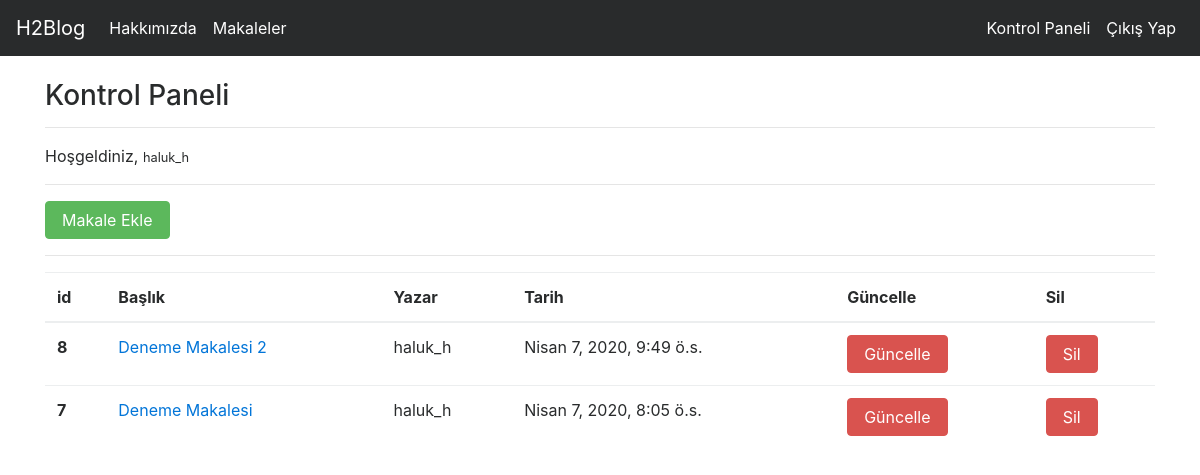
Screenshot of /articles/dashboard/ (signed in) with the database file from the repository.
### article/models.py (models this page shows, shortened)
class Article(models.Model):
    author = models.ForeignKey("auth.User",on_delete = models.CASCADE,verbose_name ="Yazar")
    title = models.CharField(max_length= 50,verbose_name ="Başlık")
    content = RichTextField()
    created_date = models.DateTimeField(auto_now_add=True,verbose_name ="Oluşturma Tarihi")
    article_image = models.FileField(blank = True,null = True,verbose_name="Makaleye Fotoğraf Ekleyin")
    class Meta:
        ordering = ['-created_date']

### article/views.py (the view)
# urls.py: path('dashboard/',views.dashboard,name = "dashboard"),
@login_required(login_url = "user:login")
def dashboard(request):
    articles = Article.objects.filter(author = request.user)
    context = {
        "articles":articles
    }
    return render(request,"dashboard.html",context)

### templates/dashboard.html
{% extends "layout.html" %}
{% block body %}
<h3>Kontrol Paneli</h3>
<hr>
<p>
    Hoşgeldiniz, <small>{{request.user.username}}</small>
</p>
<hr>
<a class = "btn btn-success" href = "/articles/addarticle">Makale Ekle </a>
<hr>
{% if articles %}
<table class="table">
    <thead>
      <tr>
        <th scope="col">id</th>
        <th scope="col">Başlık</th>
        <th scope="col">Yazar</th>
        <th scope="col">Tarih</th>
        <th scope="col">Güncelle</th>
        <th scope="col">Sil</th>
      </tr>
    </thead>
    <tbody>
      {% for article in articles %}
      <tr>
        <th scope="row">{{article.id}}</th>
        <td><a href="/articles/article/{{article.id}}">{{article.title}}</a></td>
        <td>{{article.author.username}}</td>
        <td>{{article.created_date}}</td>
        <td><a href="/articles/update/{{article.id}}" class = "btn btn-danger">Güncelle</a></td>
        <td><a href="/articles/delete/{{article.id}}" class = "btn btn-danger">Sil</a></td>
      </tr>
      {% endfor %}
    </tbody>
  </table>
  {% else %}
  <div class = "alert alert-danger">Henüz bir makaleniz bulunmuyor... </div>
  {% endif %}
  {% endblock body %}

### rows the page displays
Article: id "8", title "Deneme Makalesi 2", author.username "haluk_h", created_date "Nisan 7, 2020, 9:49 ö.s."
Article: id "7", title "Deneme Makalesi", author.username "haluk_h", created_date "Nisan 7, 2020, 8:05 ö.s."

### other values shown
{{ request.user.username }} "haluk_h"
